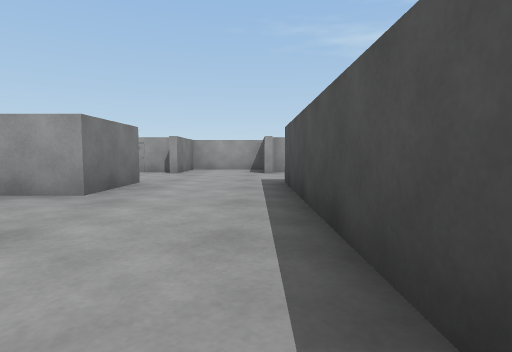
view 1 (above)

19 first-person views from a walk through a scene from a Unity 3-D project. The camera is 0.49 m above the floor, tilts 4° down and sees 80° across. The floor is counted in squares, 1 m on a side. Each view is taken from the middle of a square. On the plan, view 1 faces up. The plan holds only what a view shows up to about 9 squares ahead; the rest is blank. The player is left out. Surface patterns are stand-ins for the level's own textures.

view 2
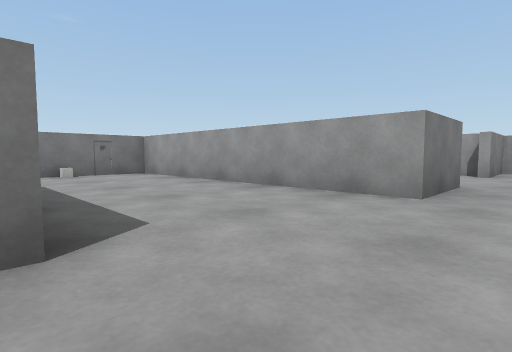

view 3
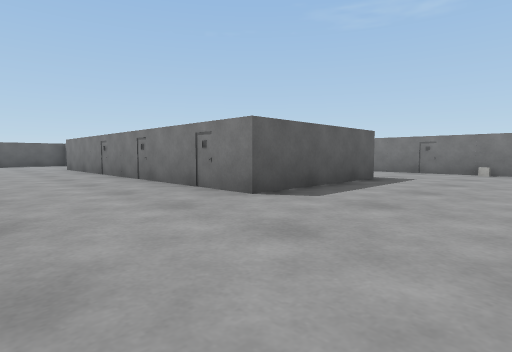

view 4
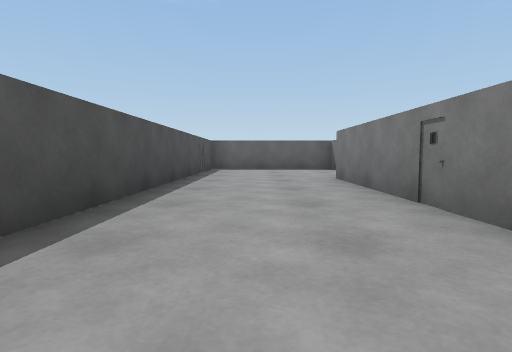

view 5
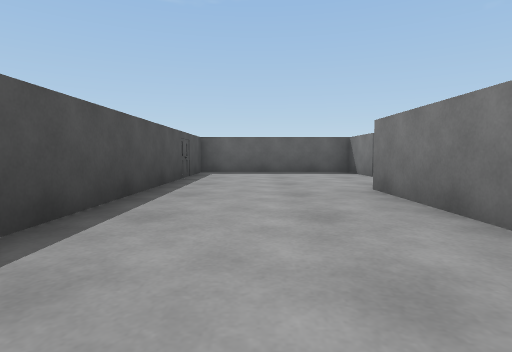

view 6
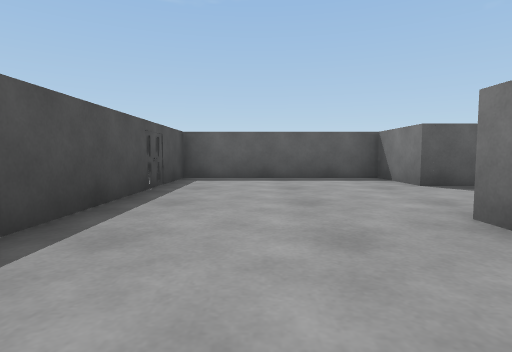

view 7
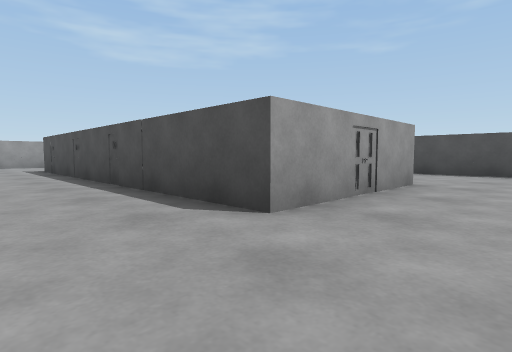

view 8
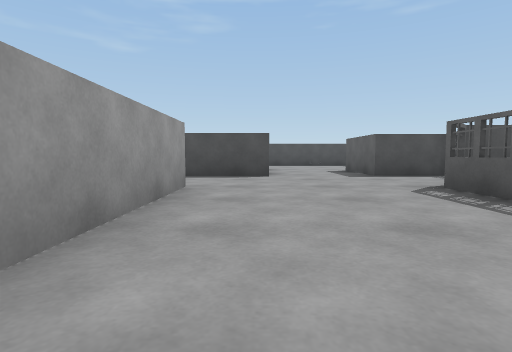

view 9
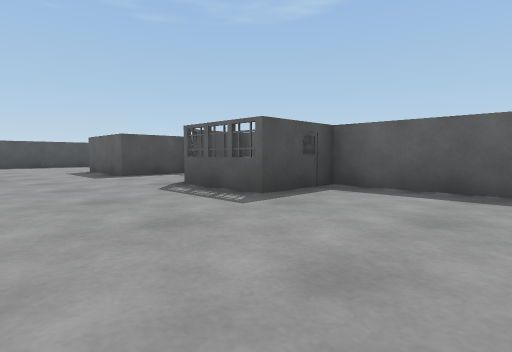

view 10
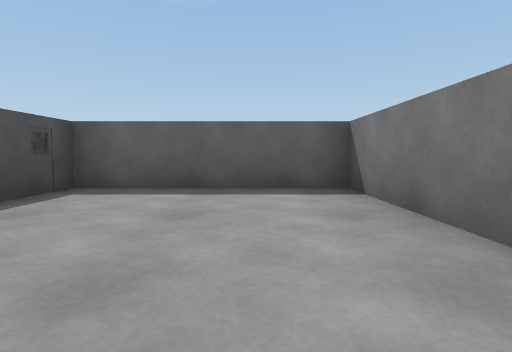

view 11
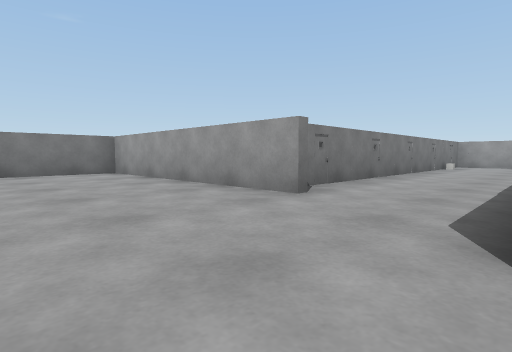

view 12
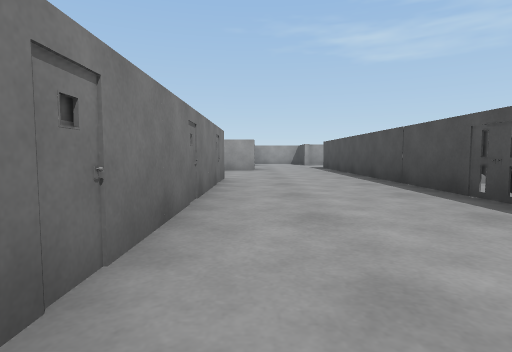

view 13
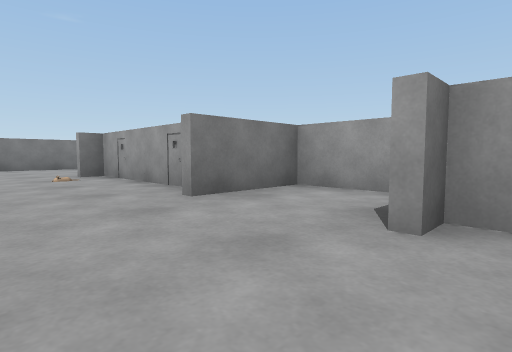

view 14
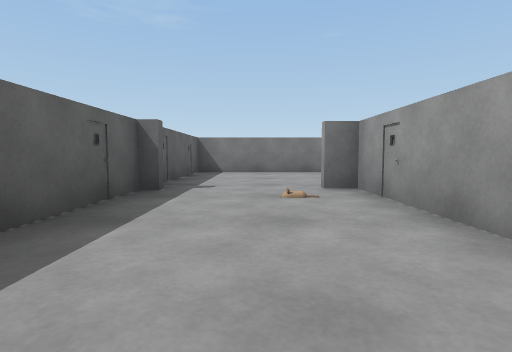

view 15
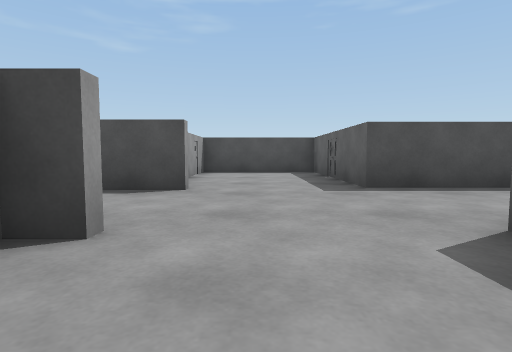

view 16
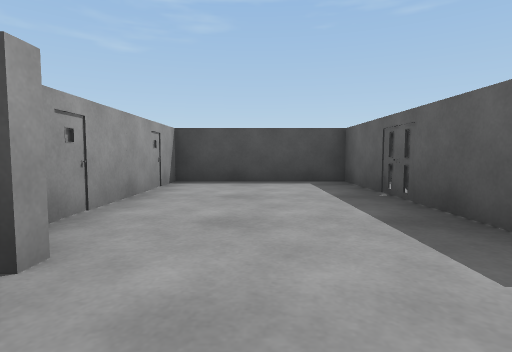

view 17
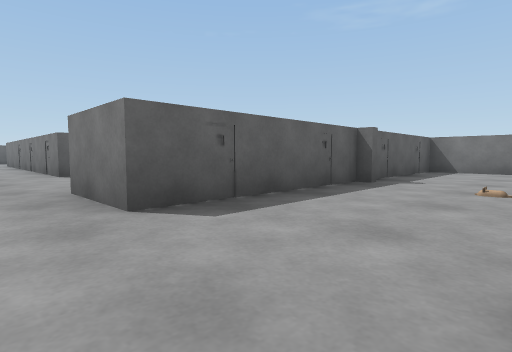

view 18
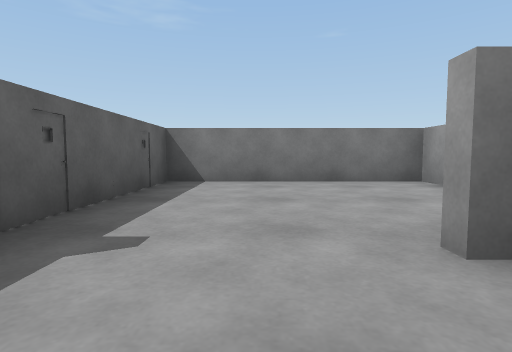

view 19
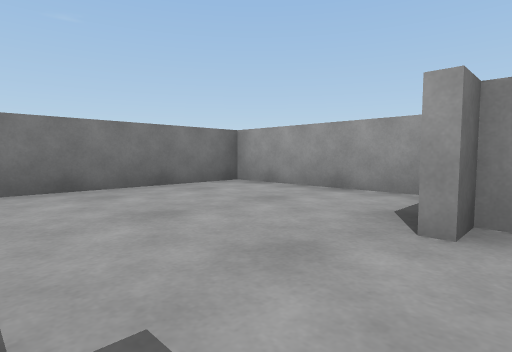

### Floor plan
Points are (right, up) in squares from view 1. A wall is a line through its corners. A room is listed if a view was taken in it or the views show most of it. See-through windows are left out.
Room 1 (views 1, 2, 3, 4, 5, 6, 12)
walls: (-2.1, 3.6) (-8.8, 3.6) (-8.8, -6.1); (-6.1, -8.3) (-6.1, 0.3) (-2.7, 0.3) (-2.7, -8.3); (-3.6, -10.8) (-3.6, -12.4) (0.5, -12.4) (0.5, 3.4)
ways out: opening at (-7.5, -8) to room 2; opening at (-2.5, -9.5) to room 2; opening at (-0.5, 4.5) to room 3
objects: other object (-9, 2)
Room 2 (views 7, 8, 9, 10, 11)
walls: (-8.2, -6.9) (-14.4, -6.9) (-14.4, -12.4) (-10.3, -12.4) (-10.3, -10.8) (-8.5, -10.8); (-5.9, -12.5) (-5.9, -10.8) (-3.6, -10.8); (-2.7, -8.3) (-6.1, -8.3)
ways out: opening at (-7.5, -8) to room 1; opening at (-2.5, -9.5) to room 1
Room 3 (views 13, 14, 15, 16, 17, 18, 19)
walls: (-2.3, 7.9) (-2.3, 8.5) (-6.4, 8.5) (-6.4, 7.9); (0.2, 7.9) (0.2, 9.2); (-6.2, 5.4) (-2.1, 5.4) (-2.1, 3.6); (-0.5, 10) (-2.1, 10) (-2.1, 7.9); (0.5, 3.4) (0.5, 5.4) (4.6, 5.4) (4.6, 8.5) (0.4, 8.5) (0.4, 7.9); (-7.1, 10) (-10.5, 10) (-10.5, 5.4) (-6.9, 5.4)
ways out: opening at (-0.5, 4.5) to room 1

Positions as (right, up) in squares from view 1, and headings:
1: (0, 0), facing up
2: (-1, 0), facing up-left
3: (0, 3), facing down-left
4: (-1, -2), facing down
5: (-1, -4), facing down
6: (-1, -6), facing down
7: (-8, -10), facing up-right
8: (-13, -8), facing right
9: (-13, -8), facing down-right
10: (-13, -8), facing down
11: (-6, -10), facing up-left
12: (-2, -6), facing up
13: (1, 6), facing up-left
14: (-2, 7), facing left
15: (-4, 7), facing right
16: (-1, 7), facing right
17: (-1, 8), facing down-left
18: (-5, 7), facing left
19: (-6, 6), facing up-left
